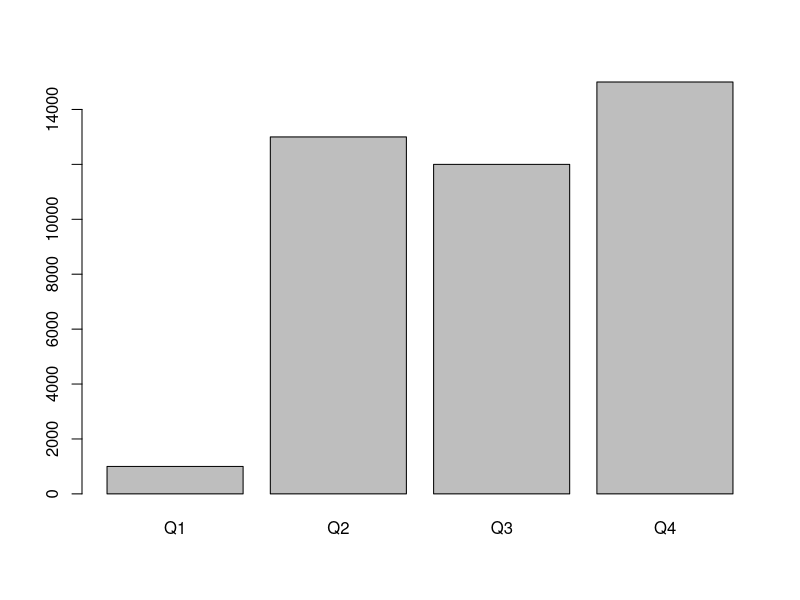

The R source for this figure: (Note: this script raises an error after producing the figure.)

#Q1:
sales= c(1000, 13000, 12000, 15000)
names(sales) = paste('Q',1:4,sep='')
sales
barplot(sales)

# Attendance
attnd05Sep17 = sample(c('A','P'), size=30, replace=T, prob = c(0.3,0.7)) 
table(attnd05Sep17)

# Cricket Players
set.seed(1000)
(p1 = ceiling(runif(10,50,100)))
set.seed(1100)
(p2 = ceiling(runif(10,50,100)))
set.seed(1200)
(p3 = ceiling(runif(10,50,100)))
set.seed(1300)
(p4 = ceiling(runif(10,50,100)))
set.seed(1400)
(p5 = ceiling(runif(10,50,100)))
scores = matrix(c(p1,p2,p3,p4,p5), byrow=F,ncol=5,
      dimnames=list(paste('M',1:10,sep=''),paste('P',1:5,sep='')))
scores
colMeans(scores)
rowMeans(scores)
for (i in 1:5) {
print(paste(paste('Player - ',i, sep=''), mean(scores[,i]), sep=' '))
}

for (i in 1:10) {
  print(paste(paste('Match ' ,i, sep='-'),mean(scores[i,]), sep=' '))
}
apply(scores, 2, mean)
apply(scores, 1, mean)



students =c('S1', 'S2', 'S3', 'S4', 'S5')
gender =c('M', 'F', 'M', 'M', 'F')
age = c(23,22,21,25,22)
city = c('Delhi','Noida','Lucknow','Delhi','Noida')
cat = c('Gen','OBC','Gen','SCST','Gen')
data6 = data.frame(students, gender, age, city, cat, stringsAsFactors = F)
data6
str(data6)
data6$gender=factor(data6$gender)
data6$cat= factor(data$gender)
str(data6)
# Tabulate Values
table(data6$gender)
data6$students = c(paste('Student',1:5, sep=''))
data6
